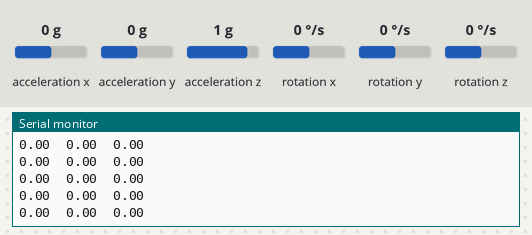
Bench run of a sketch on a simulated Arduino Uno, built with avr-gcc and run on an emulated ATmega328P. Shown: the last lines printed to the serial monitor. Inputs (shaded band) come from the test bench; at power-on: rotation x 0 °/s, rotation y 0 °/s, rotation z 0 °/s, acceleration x 0 g, acceleration y 0 g, acceleration z 1 g.

Above: at 9.2 s.
9.3 s: rotation x set to 192 °/s
At 10.4 s:
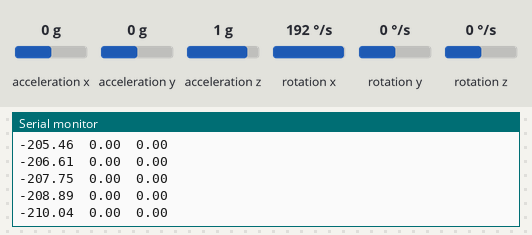
12.3 s: rotation y set to -192 °/s
At 13.1 s:
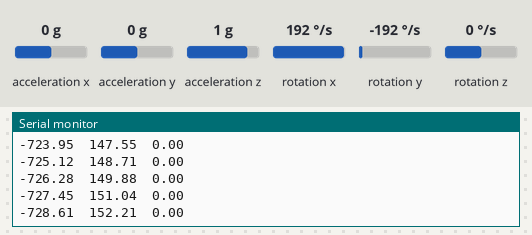
15.3 s: rotation z set to -192 °/s
At 15.9 s:
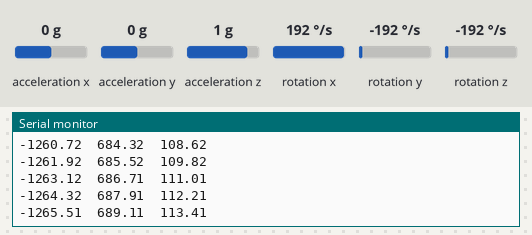
Timing chart, 0 to 18.3 s (numbered marks = the images above; inputs shaded):
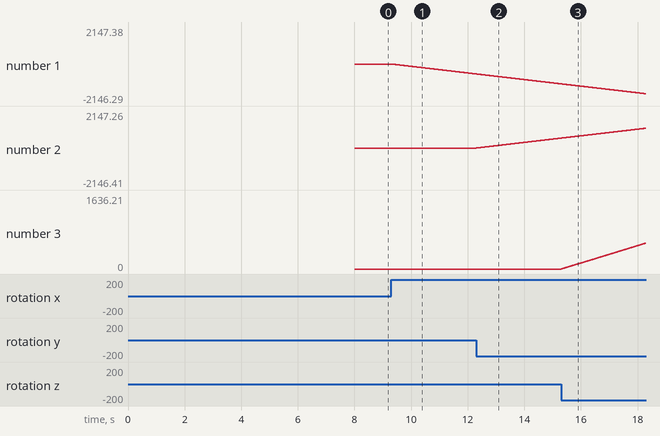

Measured:
- after the input at 9.3 s, the serial monitor: prints a new line at once (image 1)
- plotted number 1: 0 → -575.83 after the input at 9.3 s

The sketch:

draft2.ino
```cpp
//includes
#include "I2Cdev.h"     //I2C protocol
#include "MPU6050.h"    //imu
#include "Wire.h"

//imu raw values
int16_t ax, ay, az;
int16_t gx, gy, gz;

int imuRange=32768;         //range of raw values that accelerometer will output
int aSensitivity=8;   //how many g's represented in that range
int gSensitivity=250;
long x [9];
long last [6];
float disp [9];
long aMult=imuRange/9.81/aSensitivity;
long gMult=imuRange/gSensitivity;

long lastT=0;
long t=0;
long tstep=0;

int Pyro1 = 22;
int Pyro2 = 23;

//peripheral declarations
MPU6050 imu;

void setup() {
  delay(2000);

  // join I2C bus (I2Cdev library doesn't do this automatically)
    #if I2CDEV_IMPLEMENTATION == I2CDEV_ARDUINO_WIRE
        Wire.begin();
    #elif I2CDEV_IMPLEMENTATION == I2CDEV_BUILTIN_FASTWIRE
        Fastwire::setup(400, true);
    #endif

    //initialize serial
    Serial.begin(38400);

    //initialize peripherals
    imu.initialize();
    imu.setFullScaleGyroRange(MPU6050_GYRO_FS_250);
    imu.setFullScaleAccelRange(MPU6050_ACCEL_FS_8);

    imu.CalibrateGyro(10);
    imu.CalibrateAccel(5);
   Serial.println("hello");
   delay(6000);

    //The following code MUST BE REMOVED before you connect anything to the pyro channels


}

void loop() {
  /*
  Serial.println("We'll now cycle through each channel, turning each one on for 2 seconds");
    delay(1000);
    digitalWrite(Pyro1, HIGH);
    Serial.println("Pyro 1 is on!");
    delay(5000);
    digitalWrite(Pyro1, LOW);
    Serial.println("Pyro 1 is off");
    delay(5000);
    digitalWrite(Pyro2, HIGH);
    Serial.println("Pyro 2 is on!");
    delay(5000);
    digitalWrite(Pyro2, LOW);
    Serial.println("Pyro 2 is off");
    delay(1000);
    */

  t=micros(); tstep=t-lastT; lastT=t;
  //Serial.println(tstep);

  imu.getMotion6(&ax, &ay, &az, &gx, &gy, &gz);

  az-=imuRange/aSensitivity;

  x[0]+=tstep*(last[0]+ax)/2/aMult; last[0]=ax;
  x[1]+=tstep*(last[1]+ay)/2/aMult; last[1]=ay;
  x[2]+=tstep*(last[2]+az)/2/aMult; last[2]=az;

  x[3]=gx/gMult;
  x[4]=gy/gMult;
  x[5]=gz/gMult;

  x[6]+=tstep*(last[3]+x[3])/2; last[3]=x[3];
  x[7]+=tstep*(last[4]+x[4])/2; last[4]=x[4];
  x[8]+=tstep*(last[5]+x[5])/2; last[5]=x[5];

  for (int i=0; i<9; i++)
  {
    disp[i]=x[i];
    if ((i<3) | (i>5)){
      disp[i]/=1000000;
    }
    if (i>5){
      Serial.print(disp[i]); Serial.print("\t");
    }
  }
  Serial.println();
}
```
